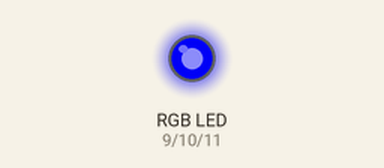
Recording of a sketch running on a simulated Arduino Uno, built with avr-gcc and run on an emulated ATmega328P. Parts: an RGB LED mixed from three pins (HIGH = lit). Dim RGB values are drawn brighter than linear.

Above: at 3.05 s.
At 4.1 s:
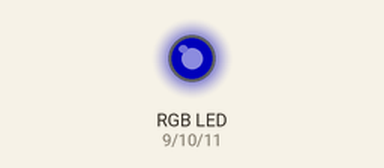
At 4.55 s:
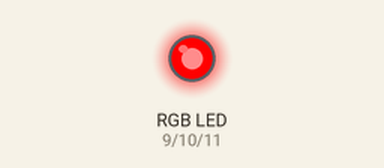
At 5.15 s:
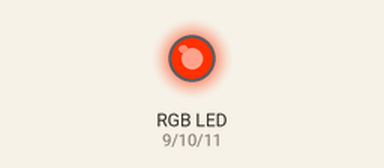
At 6.2 s:
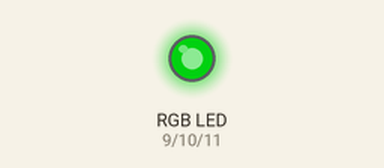
At 7.3 s:
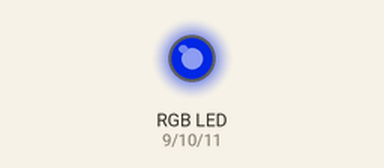
Timing chart, 0 to 9.1 s (numbered marks = the images above):
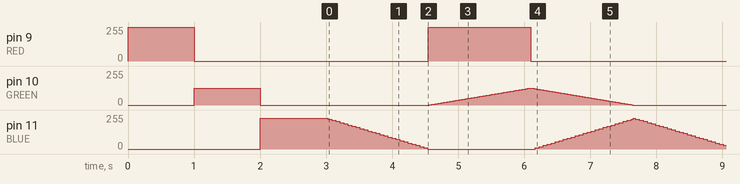

The sketch:

pwm_analogWrite_test.ino
```cpp
#define RED       9// pin for red LED
#define GREEN    10 // pin for green
#define BLUE     11 // pin for blue
#define RED_FACTOR    1.0
#define GREEN_FACTOR  0.5
#define BLUE_FACTOR   0.9

// the setup routine runs once when you press reset:
void setup() {
   // initialize the digital pin as an output.
   for( int a=9; a<=11; a++) {
     pinMode(a, OUTPUT);
   }
   setrgb(255,0,0);
   delay(1000);
   setrgb(0,255,0);
   delay(1000);
   setrgb(0,0,255);
   delay(1000);
}

void setrgb(int r, int g, int b) {
  analogWrite(RED, r*RED_FACTOR);
  analogWrite(GREEN, g*GREEN_FACTOR);
  analogWrite(BLUE, b*BLUE_FACTOR);
}

void loop() {
   for(int i=0; i < 256; i++) {
     setrgb(i,0,255-i);
     delay(6);
   }
   for(int i=0; i < 256; i++) {
     setrgb(255-i,i,0);
     delay(6);
   }
   for(int i=0; i < 256; i++) {
     setrgb(0,255-i,i);
     delay(6);
   }
}
```

Measured:
- by itself, pin 9 (RED): alternates 255/255 for 1.6 s and 0/255 for 3.1 s
